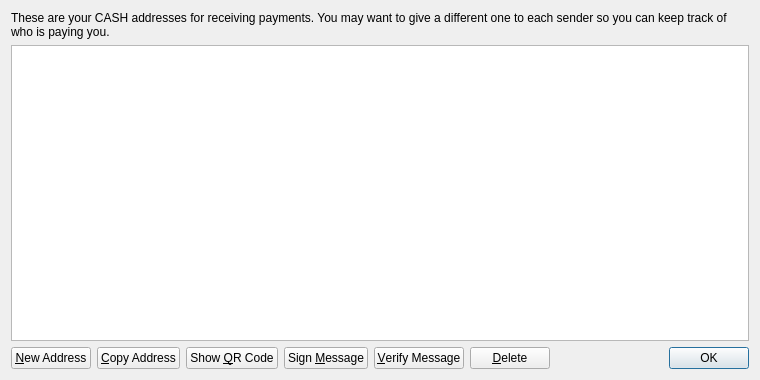
<?xml version="1.0" encoding="UTF-8"?>
<ui version="4.0">
 <class>AddressBookPage</class>
 <widget class="QWidget" name="AddressBookPage">
  <property name="geometry">
   <rect>
    <x>0</x>
    <y>0</y>
    <width>760</width>
    <height>380</height>
   </rect>
  </property>
  <property name="windowTitle">
   <string>Address Book</string>
  </property>
  <layout class="QVBoxLayout" name="verticalLayout">
   <item>
    <widget class="QLabel" name="labelExplanation">
     <property name="text">
      <string>These are your CASH addresses for receiving payments. You may want to give a different one to each sender so you can keep track of who is paying you.</string>
     </property>
     <property name="textFormat">
      <enum>Qt::PlainText</enum>
     </property>
     <property name="wordWrap">
      <bool>true</bool>
     </property>
    </widget>
   </item>
   <item>
    <widget class="QTableView" name="tableView">
     <property name="contextMenuPolicy">
      <enum>Qt::CustomContextMenu</enum>
     </property>
     <property name="toolTip">
      <string>Double-click to edit address or label</string>
     </property>
     <property name="tabKeyNavigation">
      <bool>false</bool>
     </property>
     <property name="alternatingRowColors">
      <bool>true</bool>
     </property>
     <property name="selectionMode">
      <enum>QAbstractItemView::SingleSelection</enum>
     </property>
     <property name="selectionBehavior">
      <enum>QAbstractItemView::SelectRows</enum>
     </property>
     <property name="sortingEnabled">
      <bool>true</bool>
     </property>
     <attribute name="verticalHeaderVisible">
      <bool>false</bool>
     </attribute>
    </widget>
   </item>
   <item>
    <layout class="QHBoxLayout" name="horizontalLayout">
     <item>
      <widget class="QPushButton" name="newAddressButton">
       <property name="toolTip">
        <string>Create a new address</string>
       </property>
       <property name="text">
        <string>&amp;New Address</string>
       </property>
       <property name="icon">
        <iconset resource="../bitcoin.qrc">
         <normaloff>:/icons/add</normaloff>:/icons/add</iconset>
       </property>
      </widget>
     </item>
     <item>
      <widget class="QPushButton" name="copyToClipboard">
       <property name="toolTip">
        <string>Copy the currently selected address to the system clipboard</string>
       </property>
       <property name="text">
        <string>&amp;Copy Address</string>
       </property>
       <property name="icon">
        <iconset resource="../bitcoin.qrc">
         <normaloff>:/icons/editcopy</normaloff>:/icons/editcopy</iconset>
       </property>
      </widget>
     </item>
     <item>
      <widget class="QPushButton" name="showQRCode">
       <property name="text">
        <string>Show &amp;QR Code</string>
       </property>
       <property name="icon">
        <iconset resource="../bitcoin.qrc">
         <normaloff>:/icons/qrcode</normaloff>:/icons/qrcode</iconset>
       </property>
      </widget>
     </item>
     <item>
      <widget class="QPushButton" name="signMessage">
       <property name="toolTip">
        <string>Sign a message to prove you own a CASH address</string>
       </property>
       <property name="text">
        <string>Sign &amp;Message</string>
       </property>
       <property name="icon">
        <iconset resource="../bitcoin.qrc">
         <normaloff>:/icons/edit</normaloff>:/icons/edit</iconset>
       </property>
      </widget>
     </item>
     <item>
      <widget class="QPushButton" name="verifyMessage">
       <property name="toolTip">
        <string>Verify a message to ensure it was signed with a specified CASH address</string>
       </property>
       <property name="text">
        <string>&amp;Verify Message</string>
       </property>
       <property name="icon">
        <iconset resource="../bitcoin.qrc">
         <normaloff>:/icons/transaction_0</normaloff>:/icons/transaction_0</iconset>
       </property>
      </widget>
     </item>
     <item>
      <widget class="QPushButton" name="deleteButton">
       <property name="toolTip">
        <string>Delete the currently selected address from the list</string>
       </property>
       <property name="text">
        <string>&amp;Delete</string>
       </property>
       <property name="icon">
        <iconset resource="../bitcoin.qrc">
         <normaloff>:/icons/remove</normaloff>:/icons/remove</iconset>
       </property>
      </widget>
     </item>
     <item>
      <spacer name="horizontalSpacer">
       <property name="orientation">
        <enum>Qt::Horizontal</enum>
       </property>
       <property name="sizeHint" stdset="0">
        <size>
         <width>40</width>
         <height>20</height>
        </size>
       </property>
      </spacer>
     </item>
     <item>
      <widget class="QDialogButtonBox" name="buttonBox">
       <property name="sizePolicy">
        <sizepolicy hsizetype="Maximum" vsizetype="Fixed">
         <horstretch>0</horstretch>
         <verstretch>0</verstretch>
        </sizepolicy>
       </property>
       <property name="standardButtons">
        <set>QDialogButtonBox::Ok</set>
       </property>
      </widget>
     </item>
    </layout>
   </item>
  </layout>
 </widget>
 <resources>
  <include location="../bitcoin.qrc"/>
 </resources>
 <connections/>
</ui>
